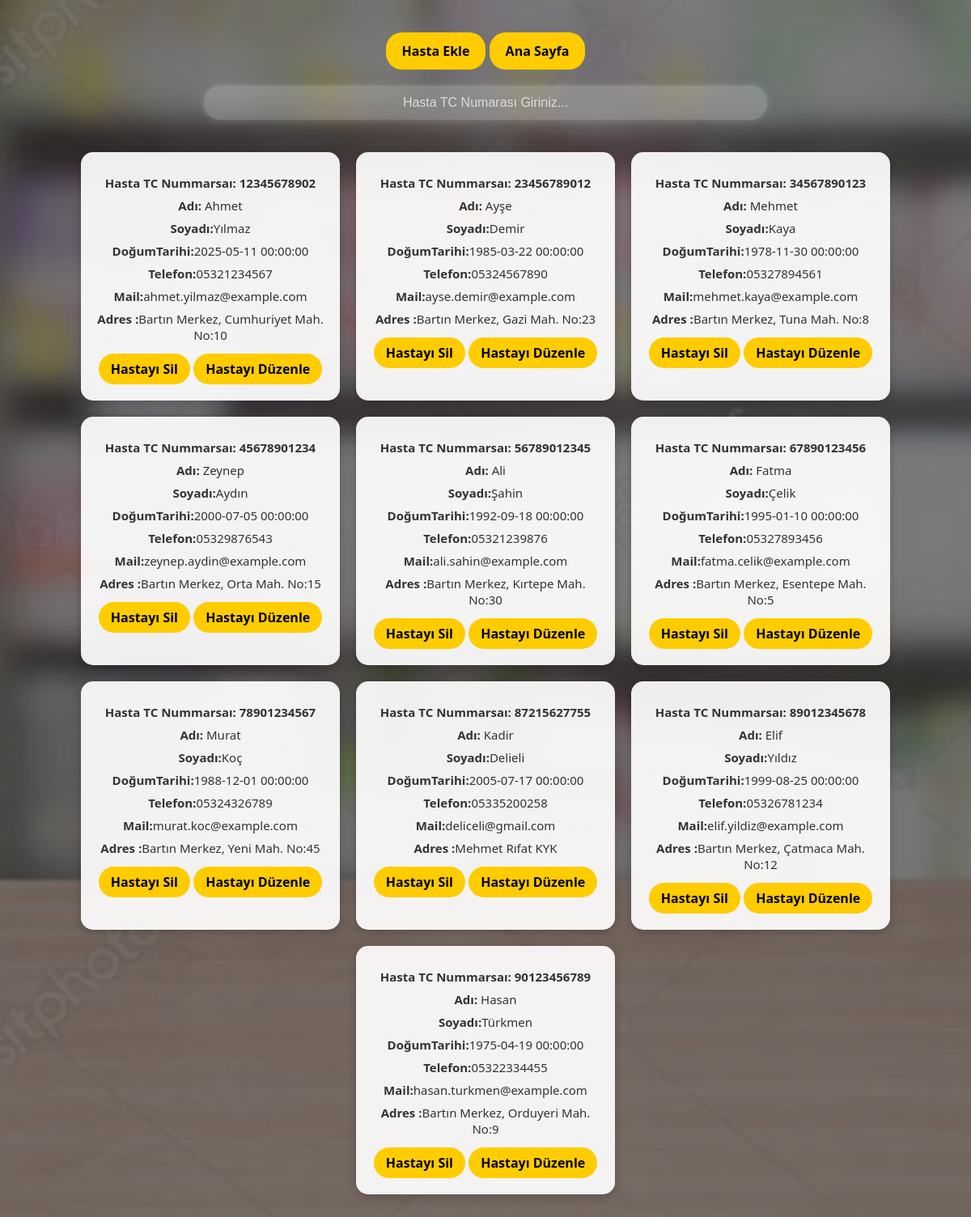
Screenshot of /Şifa_Eczanesi/hastalarigoruntule.php with the database file from the repository.
### tables this page shows
CREATE TABLE `hastalar` (
  `TC_KimlikNo` decimal(11,0) NOT NULL,
  `Adı` varchar(64) NOT NULL,
  `Soyadı` varchar(64) NOT NULL,
  `DoğumTarihi` datetime NOT NULL,
  `Telefon` varchar(25) NOT NULL,
  `Mail` varchar(250) NOT NULL,
  `Adres` varchar(250) NOT NULL
);

### Şifa_Eczanesi/hastalarigoruntule.php (the view, shortened to what this page needs)
<!DOCTYPE html>
<html lang="tr">
<head>
    <link rel="stylesheet" href="css/anasayfa.css">
    <link rel="stylesheet" href="css/dropdown.css">
    <link rel="stylesheet" href="https://cdnjs.cloudflare.com/ajax/libs/font-awesome/6.5.0/css/all.min.css">
</head>
<body>
    <a href="hastaekle.php" class="btn">Hasta Ekle</a>
    <a href="index.php" class="btn">Ana Sayfa</a>
    <br>
    <div class="overlay"></div> <input type="text" id="arama" placeholder="Hasta TC Numarası Giriniz..." onkeyup="filmAra()">
    <div class="film-container">
        <?php
        $VeritabaniBaglantisi = mysqli_connect("localhost", "root", "", "sifa_eczanesi", 3357);
        mysqli_set_charset($VeritabaniBaglantisi, "UTF8");
        $Sorgu = mysqli_query($VeritabaniBaglantisi, "call ecz_hastalarhepsi()");
        if ($Sorgu) {
            echo "<div class='ilaclar-container'>";
            while ($Kayit = mysqli_fetch_assoc($Sorgu)) {
                echo "<div class='film' data-film-id='" . $Kayit["TC_KimlikNo"] . "'>";
                echo     "<p class='film-isim'><strong>Hasta TC Nummarsaı:</strong> " . $Kayit["TC_KimlikNo"] . "</p>";
                echo     "<p><strong>Adı:</strong> " . $Kayit["Adı"] . "</p>";
                echo     "<p><strong>Soyadı:</strong>" . $Kayit["Soyadı"] . "</p>";
                echo     "<p><strong>DoğumTarihi:</strong>" . $Kayit["DoğumTarihi"] . "</p>";
                echo     "<p><strong>Telefon:</strong>" . $Kayit["Telefon"] . " </p>";
                echo     "<p><strong>Mail:</strong>" . $Kayit["Mail"] . "</p>";
                echo     "<p><strong>Adres :</strong>" . $Kayit["Adres"] . " </p>";
                echo     "<a href='hastasil.php?TC_KimlikNo=" . $Kayit["TC_KimlikNo"] . "'class='imdb-btn'>Hastayı Sil</a>";
                echo     "<a href='hastaduzenle.php?TC_KimlikNo=" . $Kayit["TC_KimlikNo"] . "'class='imdb-btn'>Hastayı Düzenle</a>";
                echo "</div>";
            }
            echo "</div>";
        } else {
            echo "Sorgu Hatası";
        }
        echo "<br><br><br>"
        ?>
    </div>
</body>
</html>

### Şifa_Eczanesi/css/anasayfa.css (style rules this page uses)
body { font-family: Arial, sans-serif; background: url('resimler/ana sayfa.jpg') no-repeat center center fixed; background-size: cover; text-align: center; margin: 0; padding: 0; position: relative; color: white; }
.film { position: relative; width: 200px; text-align: center; background: rgba(255, 255, 255, 0.15); padding: 10px; border-radius: 8px; box-shadow: 0px 0px 10px rgba(255, 255, 255, 0.2); backdrop-filter: blur(10px); transition: transform 0.3s ease; }
.film-container { display: flex; flex-wrap: wrap; gap: 20px; justify-content: center; padding: 20px; }
.film a { text-decoration: none; color: #ffcc00; font-weight: bold; }
.film p { margin: 5px 0; color: white; }
#arama { width: 60%; padding: 12px; margin: 20px auto; border: none; border-radius: 20px; background: rgba(255, 255, 255, 0.2); backdrop-filter: blur(8px); font-size: 16px; color: white; text-align: center; outline: none; box-shadow: 0px 0px 10px rgba(255, 255, 255, 0.2); }
#arama::placeholder { color: rgba(255, 255, 255, 0.7); }
.btn { display: inline-block; background-color: #ffcc00; color: black; padding: 12px 20px; border-radius: 20px; text-decoration: none; font-weight: bold; transition: background 0.3s ease, transform 0.2s; }
.imdb-btn { display: inline-block; background-color: #ffcc00; color: black !important; padding: 8px 15px; border-radius: 20px; text-decoration: none; font-weight: bold; transition: background 0.3s ease, transform 0.2s; margin-top: 5px; }

### Şifa_Eczanesi/css/dropdown.css (style rules this page uses)
body { font-family: Arial, sans-serif; background-color: #222; color: white; margin: 0; padding: 20px; }

### Şifa_Eczanesi/hastalarigoruntule.php (style rules this page uses)
body { font-family: 'Segoe UI', Tahoma, Geneva, Verdana, sans-serif; margin: 0; padding: 40px; }
.ilaclar-container { display: flex; flex-wrap: wrap; gap: 20px; justify-content: center; }
.film { width: 280px; background-color: rgba(255, 255, 255, 0.92); border-radius: 15px; padding: 20px; box-shadow: 0 4px 12px rgba(0, 0, 0, 0.2); transition: transform 0.3s ease, box-shadow 0.3s ease; }
.film p { margin: 8px 0; color: #333; font-size: 15px; }
.film-isim { font-size: 17px; font-weight: bold; color: #2c3e50; }

### rows the page displays
hastalar: TC_KimlikNo "12345678902", Adı "Ahmet", Soyadı "Yılmaz", DoğumTarihi "2025-05-11 00:00:00", Telefon "05321234567", Mail "ahmet.yilmaz@example.com", Adres "Bartın Merkez, Cumhuriyet Mah. No:10"
hastalar: TC_KimlikNo "23456789012", Adı "Ayşe", Soyadı "Demir", DoğumTarihi "1985-03-22 00:00:00", Telefon "05324567890", Mail "ayse.demir@example.com", Adres "Bartın Merkez, Gazi Mah. No:23"
hastalar: TC_KimlikNo "34567890123", Adı "Mehmet", Soyadı "Kaya", DoğumTarihi "1978-11-30 00:00:00", Telefon "05327894561", Mail "mehmet.kaya@example.com", Adres "Bartın Merkez, Tuna Mah. No:8"
hastalar: TC_KimlikNo "45678901234", Adı "Zeynep", Soyadı "Aydın", DoğumTarihi "2000-07-05 00:00:00", Telefon "05329876543", Mail "zeynep.aydin@example.com", Adres "Bartın Merkez, Orta Mah. No:15"
hastalar: TC_KimlikNo "56789012345", Adı "Ali", Soyadı "Şahin", DoğumTarihi "1992-09-18 00:00:00", Telefon "05321239876", Mail "ali.sahin@example.com", Adres "Bartın Merkez, Kırtepe Mah. No:30"
hastalar: TC_KimlikNo "67890123456", Adı "Fatma", Soyadı "Çelik", DoğumTarihi "1995-01-10 00:00:00", Telefon "05327893456", Mail "fatma.celik@example.com", Adres "Bartın Merkez, Esentepe Mah. No:5"
hastalar: TC_KimlikNo "78901234567", Adı "Murat", Soyadı "Koç", DoğumTarihi "1988-12-01 00:00:00", Telefon "05324326789", Mail "murat.koc@example.com", Adres "Bartın Merkez, Yeni Mah. No:45"
hastalar: TC_KimlikNo "87215627755", Adı "Kadir", Soyadı "Delieli", DoğumTarihi "2005-07-17 00:00:00", Telefon "05335200258", Mail "deliceli@gmail.com", Adres "Mehmet Rıfat KYK"
hastalar: TC_KimlikNo "89012345678", Adı "Elif", Soyadı "Yıldız", DoğumTarihi "1999-08-25 00:00:00", Telefon "05326781234", Mail "elif.yildiz@example.com", Adres "Bartın Merkez, Çatmaca Mah. No:12"
hastalar: TC_KimlikNo "90123456789", Adı "Hasan", Soyadı "Türkmen", DoğumTarihi "1975-04-19 00:00:00", Telefon "05322334455", Mail "hasan.turkmen@example.com", Adres "Bartın Merkez, Orduyeri Mah. No:9"
